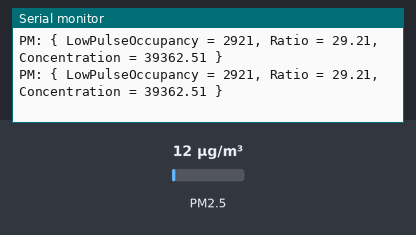
Simulated run of this sketch. Board: Arduino Uno, built with avr-gcc and run on an emulated ATmega328P. On the bench: the last lines printed to the serial monitor. Wiring (inferred from the names in the program): dust sensor: data pin 8. The test bench sets the inputs (shaded band); at power-on: PM2.5 12 µg/m³.

Above: at 1.2 s.
1.3 s: PM2.5 set to 6 µg/m³
At 1.76 s:
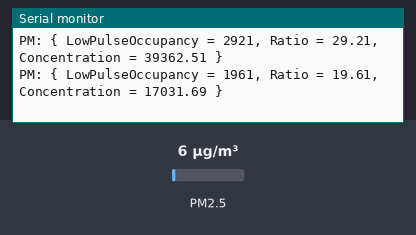
2.8 s: PM2.5 set to 75 µg/m³
At 2.96 s:
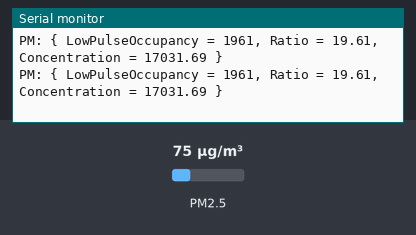
Timing chart, 0 to 5.8 s (numbered marks = the images above; inputs shaded):
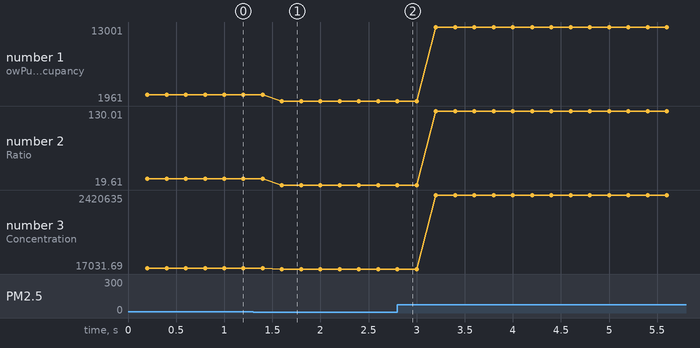

Measured:
- after the input at 1.3 s, the serial monitor: prints a new line after 0.30 s (image 1)
- plotted number 1: 2921 → 1961 after the input at 1.3 s, 1961 → 13001 after the input at 2.8 s
- plotted number 2: 29.21 → 19.61 after the input at 1.3 s, 19.61 → 130.01 after the input at 2.8 s
- plotted number 3: 39362.51 → 17031.69 after the input at 1.3 s, 17031.69 → 2420635 after the input at 2.8 s

The sketch:

testSuite.ino
```cpp
// This file contains a suite of functions that allow testing of individual
// hardware components separately, or each at the same time.

#include <SoftwareSerial.h>
#include <TinyGPS.h>
#include <SD.h>

#define SERIAL_BAUD 115200

// SoftwareSerial values
#define RX_PIN  2
#define TX_PIN  3
#define SS_BAUD 57600

// PM sensor values
#define PM_PIN          8
#define SAMPLE_INTERVAL 1000 // (milliseconds)

// SD card values
#define CS_PIN     4
#define FILE_NAME "log.txt"

// Ozone sensor values
#define OZONE_PIN A1

SoftwareSerial softwareSerial(RX_PIN, TX_PIN);
TinyGPS gps;

// ----------- OZONE SENSOR TESTS -----------
void testOzoneSensor()
{
	int ozone = analogRead(OZONE_PIN);
	Serial.print("Ozone: ");
	Serial.println(ozone);
}
// ------------------------------------------


// ----------- SD CARD TESTS -----------
// Test card initialization only.
void testSDInitialize()
{
	pinMode(CS_PIN, OUTPUT);
	if(!SD.begin(CS_PIN)) Serial.println("Card Failed");
	else Serial.println("Card Ready");
}

void testSDWrite()
{
	Serial.print("Testing SD write");
	File dataFile = SD.open(FILE_NAME, FILE_WRITE);
	if(dataFile) {
		Serial.print("Log file opened successfully. Attempting to write.");
		dataFile.print("THE QUICK BROWN FOX JUMPS OVER THE LAZY DOG");
		dataFile.close();
	}
	else {
		Serial.print("Could not open log file.");
	}
}
// -------------------------------------


// ----------- PM SENSOR TESTS -----------
// Prints PM information through the serial port
void serialPrintPM(unsigned long lpo, float r, float c)
{
	Serial.print("PM: { ");
	Serial.print("LowPulseOccupancy = "); Serial.print(lpo); Serial.print(", ");
	Serial.print("Ratio = "); Serial.print(r); Serial.print(", ");
	Serial.print("Concentration = "); Serial.print(c); Serial.println(" }");
}

// Tests the functionality of the PM sensor
void testPMSensor()
{
	unsigned long lowPulseOccupancy = pulseIn(PM_PIN, LOW);
	float ratio = (float)lowPulseOccupancy / (float)SAMPLE_INTERVAL * 10.0;
	float concentration = 1.1 * pow(ratio, 3.0) - 3.8 * pow(ratio, 2.0) + 520.0 * ratio + 0.62;

	serialPrintPM(lowPulseOccupancy, ratio, concentration);
}
// ---------------------------------------


// ----------- GPS TESTS -----------
void testGPS()
{

}
// ---------------------------------


// Perform initial setup
void setup()
{
	Serial.begin(SERIAL_BAUD);
	softwareSerial.begin(SS_BAUD);
}

void loop()
{
    testPMSensor();
}
```
